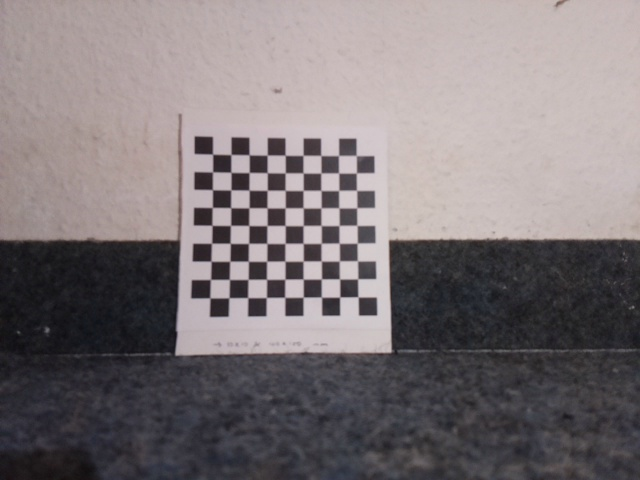
#> input picture src/cameraCalibration/images/images0.jpg, 640 x 480 px; its folder holds only this picture in this run
$ python calibration.py
#> lines starting #> are read from the running program, lines starting #| are printed output that depends on the picture; after the words box and inside, x2 and y2 are one past the last pixel; in counts of white or black regions, pixels touching at a corner belong together; long printed decimals are rounded
import numpy as np
import cv2 as cv
import glob
import pickle
import yaml

################ FIND CHESSBOARD CORNERS - OBJECT POINTS AND IMAGE POINTS #############################

# Chessboard specifications
chessboardSize = (9, 9)  # Number of inner corners per a chessboard row and column
frameSize = (640, 480)  # Size of the images used for calibration

# Termination criteria
criteria = (cv.TERM_CRITERIA_EPS + cv.TERM_CRITERIA_MAX_ITER, 30, 0.001)

# Prepare object points
objp = np.zeros((chessboardSize[0] * chessboardSize[1], 3), np.float32)
objp[:, :2] = np.mgrid[0:chessboardSize[0], 0:chessboardSize[1]].T.reshape(-1, 2)

size_of_chessboard_squares_mm = 10  # Update this to match your square size
objp = objp * size_of_chessboard_squares_mm

# Arrays to store object points and image points from all the images.
objpoints = []  # 3d point in real world space
imgpoints = []  # 2d points in image plane.

# Modify this path accordingly
images = glob.glob('/home/vardhan/scout/cameraCalibration/images/*.jpg')

for image in images:
    img = cv.imread(image)
#> img is the input picture: shape (480, 640, 3); mean B, G, R 120, 117.7, 125.5
    gray = cv.cvtColor(img, cv.COLOR_BGR2GRAY)

    # Find the chess board corners
    ret, corners = cv.findChessboardCorners(gray, chessboardSize, None)
#> ret = True; corners = 81 rows, first 8: [212.6, 154.3], [231, 154.5], [249.1, 154.8], [267.2, 155.1], [285.1, 155.2], [303.2, 155.3], [321, 155.5], [338.7, 155.4]

    # If found, add object points, image points (after refining them)
    if ret:
        objpoints.append(objp)
        corners2 = cv.cornerSubPix(gray, corners, (11, 11), (-1, -1), criteria)
#> corners2 = 81 rows, first 8: [212.6, 154.2], [230.9, 154.5], [249.1, 154.8], [267.2, 155.2], [285.2, 155.2], [303, 155.4], [320.8, 155.4], [338.5, 155.5]
        imgpoints.append(corners2)

        # Draw and display the corners
        cv.drawChessboardCorners(img, chessboardSize, corners2, ret)
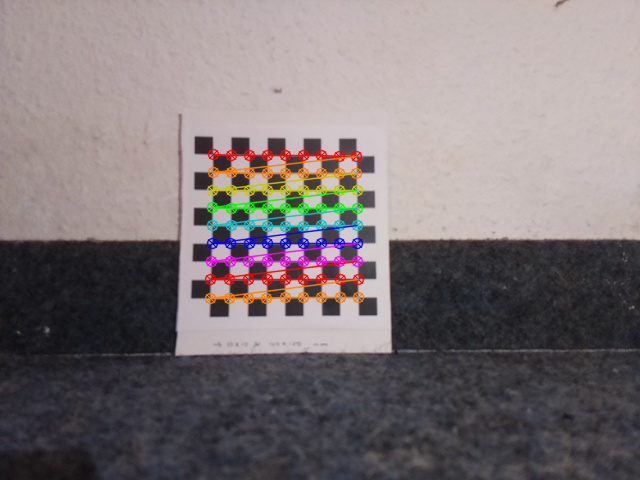
#> img: shape (480, 640, 3); 4.24% of pixels changed, all inside (x1, y1, x2, y2) = (204, 148, 365, 305)
        cv.imshow('img', img)
        cv.waitKey(1000)

cv.destroyAllWindows()

# Check if there are valid images for calibration
if len(objpoints) == 0:
    print("No valid images found for calibration.")
    exit()

############## CALIBRATION #######################################################

ret, cameraMatrix, dist, rvecs, tvecs = cv.calibrateCamera(objpoints, imgpoints, frameSize, None, None)
#> ret = 0.0776; cameraMatrix = [[246.8, 0, 313.5], [0, 243.2, 229.4], [0, 0, 1]]; dist = [[0.0265, 0.0844, -0.0118, -0.00247, 0.00702]]; rvecs = ([-0.0742, -0.0104, -0.00251],); tvecs = ([-55.86, -41.92, 139.7],)

# Save the camera calibration result for later use (we won't worry about rvecs / tvecs)
save_path = '/home/vardhan/scout/cameraCalibration/'
with open(save_path + "calibration.pkl", "wb") as f:
    pickle.dump((cameraMatrix, dist), f)
with open(save_path + "cameraMatrix.pkl", "wb") as f:
    pickle.dump(cameraMatrix, f)
with open(save_path + "dist.pkl", "wb") as f:
    pickle.dump(dist, f)

# Save the camera calibration result for later use
calibration_data = {
    'camera_matrix': cameraMatrix.tolist(),
    'dist_coeff': dist.tolist()
}
#> calibration_data = {'camera_matrix': [[246.8, 0, 313.5], [0, 243.2, 229.4], [0, 0, 1]], 'dist_coeff': [[0.0265, 0.0844, -0.0118, -0.00247, 0.00702]]}

with open(save_path + "cameraCalibration.yaml", "w") as yaml_file:
    yaml.dump(calibration_data, yaml_file)

############## UNDISTORTION #####################################################

# Modify this path accordingly
save_undistorted_path = '/home/vardhan/scout/cameraCalibration/undistorted_images/'
for image_path in images:
    img = cv.imread(image_path)
    h, w = img.shape[:2]
#> h = 480; w = 640
    newCameraMatrix, roi = cv.getOptimalNewCameraMatrix(cameraMatrix, dist, (w, h), 1, (w, h))
#> newCameraMatrix = [[291.7, 0, 314.7], [0, 263.3, 226], [0, 0, 1]]; roi = (63, 62, 507, 346)

    # Undistort
    dst = cv.undistort(img, cameraMatrix, dist, None, newCameraMatrix)
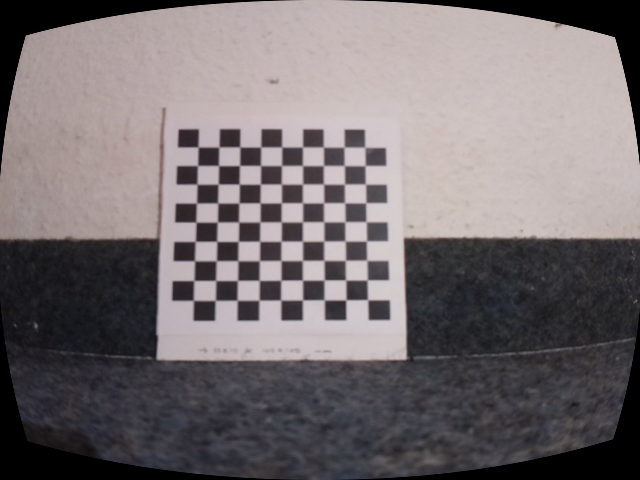
#> dst: shape (480, 640, 3); mean B, G, R 113, 110.8, 118.1

    # Crop the image
    x, y, w, h = roi
#> x = 63; y = 62; w = 507; h = 346
    dst = dst[y:y + h, x:x + w]
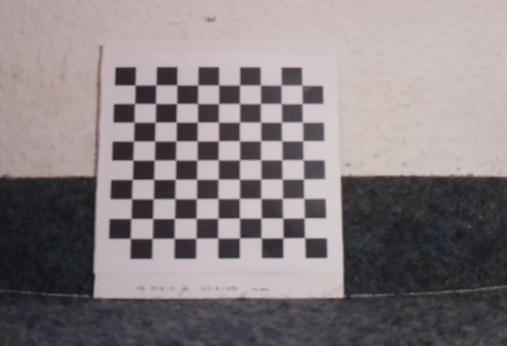
#> dst: shape (346, 507, 3); mean B, G, R 128.9, 126.5, 135

    cv.imwrite(save_undistorted_path + 'undistorted_' + image_path.split('/')[-1], dst)

# Reprojection Error
mean_error = 0

for i in range(len(objpoints)):
    imgpoints2, _ = cv.projectPoints(objpoints[i], rvecs[i], tvecs[i], cameraMatrix, dist)
    error = cv.norm(imgpoints[i], imgpoints2, cv.NORM_L2) / len(imgpoints2)
    mean_error += error
#> this loop made 1 pass
#> (error, mean_error) on pass 1: (0.00863, 0.00863)
#> after the loop, mean_error = 0.00863

print("Total error: {}".format(mean_error / len(objpoints)))
#| Total error: 0.008627

# Load the camera matrix from the calibration result
cameraMatrix = pickle.load(open(save_path + "cameraMatrix.pkl", "rb"))

# Extract focal length values (in pixels)
fx = cameraMatrix[0, 0]  # Focal length along x-axis
fy = cameraMatrix[1, 1]  # Focal length along y-axis

print("Focal length (fx):", fx)
print("Focal length (fy):", fy)

$ run again, on src/cameraCalibration/images/images12.jpg
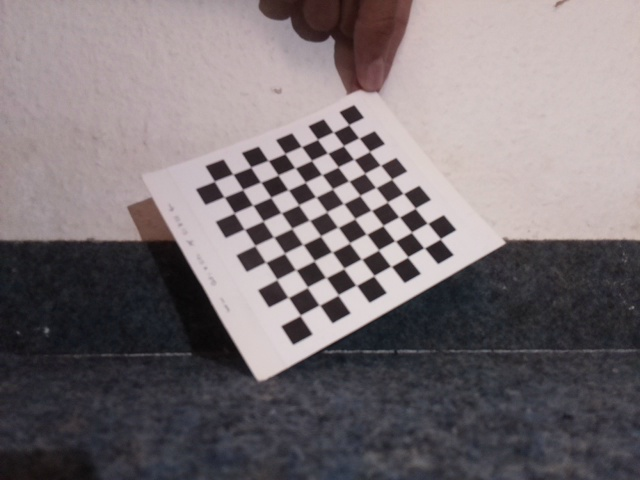
#> input picture src/cameraCalibration/images/images12.jpg, 640 x 480 px
#> img is the input picture: shape (480, 640, 3); mean B, G, R 116.8, 113.6, 121.9
#> `ret, corners = cv.findChessboardCorners(gray, chessboardSize, None)`: ret = True; corners = 81 rows, first 8: [348.7, 124.6], [359, 138], [369.5, 151.5], [380.5, 165.3], [391.6, 179.1], [403.1, 193.4], [415.2, 208.2], [427.5, 223.3]
#> corners2 = 81 rows, first 8: [348.8, 124.7], [358.9, 137.9], [369.6, 151.4], [380.4, 165.2], [391.7, 179.1], [403.3, 193.5], [415.2, 208.2], [427.5, 223.3]
#> `cv.drawChessboardCorners(img, chessboardSize, corners2, ret)`:
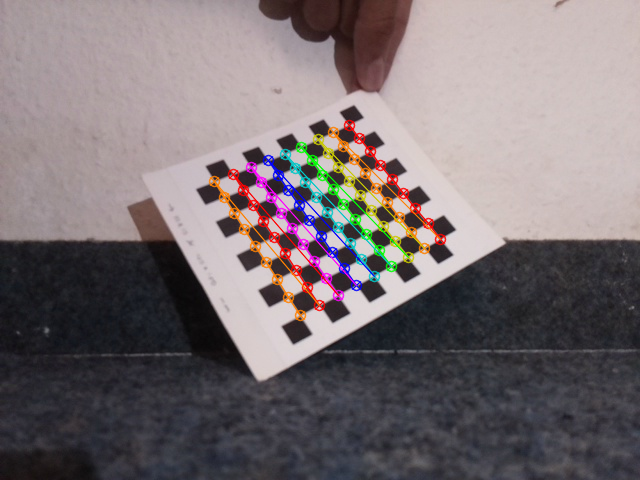
#> img: shape (480, 640, 3); 4.03% of pixels changed, all inside (x1, y1, x2, y2) = (208, 119, 447, 322)
#> `ret, cameraMatrix, dist, rvecs, tvecs = cv.calibrateCamera(objpoints, ..`: ret = 0.26; cameraMatrix = [[455.2, 0, 283.1], [0, 449.9, 217.4], [0, 0, 1]]; dist = [[0.415, -2.42, -0.0695, -0.015, 6.43]]; rvecs = ([-0.541, 0.197, 1.03],); tvecs = ([35.13, -48.9, 252.7],)
#> calibration_data = {'camera_matrix': [[455.2, 0, 283.1], [0, 449.9, 217.4], [0, 0, 1]], 'dist_coeff': [[0.415, -2.42, -0.0695, -0.015, 6.43]]}
#> newCameraMatrix = [[615.6, 0, 343.2], [0, 472.8, 203.2], [0, 0, 1]]; roi = (176, 141, 286, 136)
#> `x, y, w, h = roi`: x = 176; y = 141; w = 286; h = 136
#> `dst = dst[y:y + h, x:x + w]`:
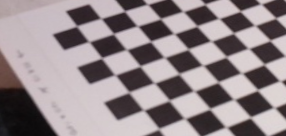
#> dst: shape (136, 286, 3); mean B, G, R 138.4, 135.2, 146.3
#> the loop `for i in range(len(objpoints)):` made 1 pass
#> (error, mean_error) on pass 1: (0.0289, 0.0289)
#> after the loop `for i in range(len(objpoints)):`: mean_error = 0.0289
#| Total error: 0.02893

$ run again, on src/cameraCalibration/images/images13.jpg
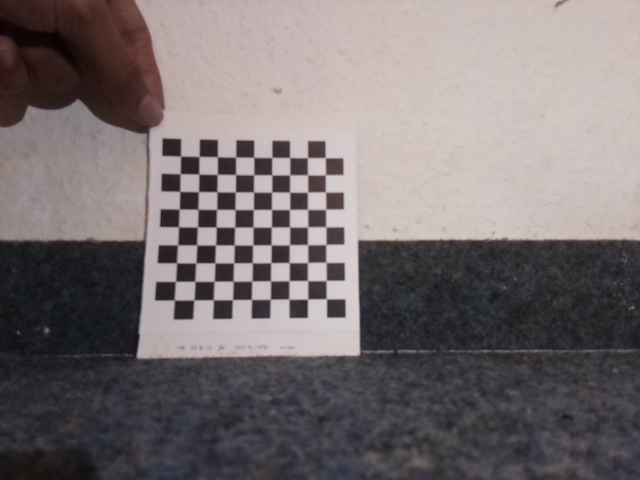
#> input picture src/cameraCalibration/images/images13.jpg, 640 x 480 px
#> img is the input picture: shape (480, 640, 3); mean B, G, R 113.3, 112, 120.1
#> `ret, corners = cv.findChessboardCorners(gray, chessboardSize, None)`: ret = True; corners = 81 rows, first 8: [180.6, 156.2], [199.1, 156.5], [217.4, 156.7], [235.7, 157], [253.8, 157.3], [271.9, 157.4], [289.8, 157.6], [307.5, 157.5]
#> corners2 = 81 rows, first 8: [180.5, 156], [199.1, 156.5], [217.5, 156.8], [235.7, 157.1], [253.8, 157.3], [271.8, 157.5], [289.7, 157.5], [307.4, 157.7]
#> `cv.drawChessboardCorners(img, chessboardSize, corners2, ret)`:
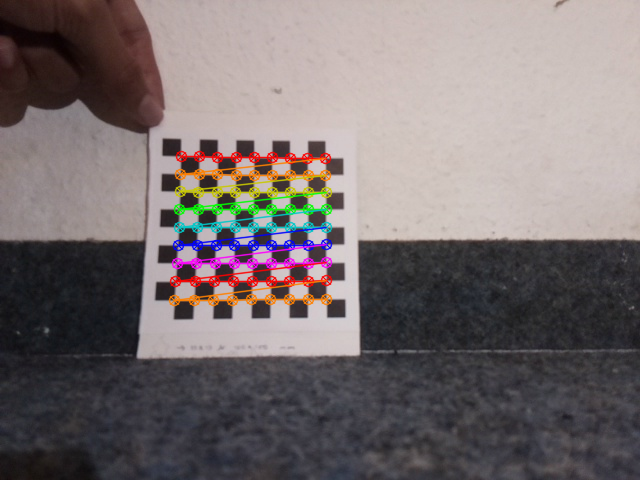
#> img: shape (480, 640, 3); 4.26% of pixels changed, all inside (x1, y1, x2, y2) = (168, 150, 333, 307)
#> `ret, cameraMatrix, dist, rvecs, tvecs = cv.calibrateCamera(objpoints, ..`: ret = 0.0996; cameraMatrix = [[166.7, 0, 346.2], [0, 162, 215.3], [0, 0, 1]]; dist = [[0.0454, -0.0213, -0.0134, 0.00442, 0.0089]]; rvecs = ([-0.0734, 0.00333, -0.0123],); tvecs = ([-91.84, -32.29, 95.22],)
#> calibration_data = {'camera_matrix': [[166.7, 0, 346.2], [0, 162, 215.3], [0, 0, 1]], 'dist_coeff': [[0.0454, -0.0213, -0.0134, 0.00442, 0.0089]]}
#> newCameraMatrix = [[201, 0, 327.5], [0, 173.3, 209.9], [0, 0, 1]]; roi = (181, 110, 328, 203)
#> `x, y, w, h = roi`: x = 181; y = 110; w = 328; h = 203
#> `dst = dst[y:y + h, x:x + w]`:
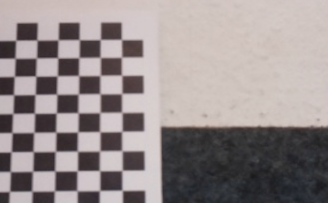
#> dst: shape (203, 328, 3); mean B, G, R 140.8, 140.8, 150
#> the loop `for i in range(len(objpoints)):` made 1 pass
#> (error, mean_error) on pass 1: (0.0111, 0.0111)
#> after the loop `for i in range(len(objpoints)):`: mean_error = 0.0111
#| Total error: 0.01107

$ run again, on src/cameraCalibration/images/images14.jpg
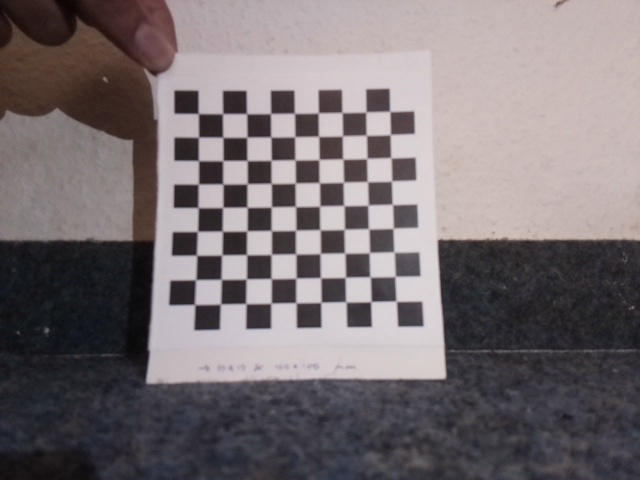
#> input picture src/cameraCalibration/images/images14.jpg, 640 x 480 px
#> img is the input picture: shape (480, 640, 3); mean B, G, R 114.3, 111.5, 119.7
#> `ret, corners = cv.findChessboardCorners(gray, chessboardSize, None)`: ret = True; corners = 81 rows, first 8: [194.9, 304.5], [195.7, 279.6], [196.5, 255], [197.5, 231.3], [198.3, 207.7], [198.3, 184.1], [198.5, 160.6], [198.6, 137]
#> corners2 = 81 rows, first 8: [194.7, 304.5], [195.7, 279.7], [196.6, 255.2], [197.5, 231.4], [198.1, 207.6], [198.4, 184.1], [198.5, 160.6], [198.5, 137.2]
#> `cv.drawChessboardCorners(img, chessboardSize, corners2, ret)`:
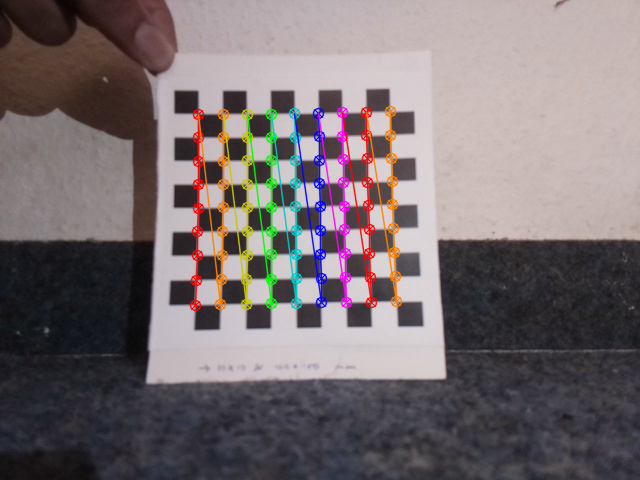
#> img: shape (480, 640, 3); 5.05% of pixels changed, all inside (x1, y1, x2, y2) = (189, 105, 403, 312)
#> `ret, cameraMatrix, dist, rvecs, tvecs = cv.calibrateCamera(objpoints, ..`: ret = 0.163; cameraMatrix = [[495, 0, 316.2], [0, 489, 189.5], [0, 0, 1]]; dist = [[0.134, 0.893, -0.0404, -0.00754, -2.17]]; rvecs = ([-0.164, -0.125, -1.58],); tvecs = ([-48.03, 47.22, 198.2],)
#> calibration_data = {'camera_matrix': [[495, 0, 316.2], [0, 489, 189.5], [0, 0, 1]], 'dist_coeff': [[0.134, 0.893, -0.0404, -0.00754, -2.17]]}
#> newCameraMatrix = [[394.1, 0, 342.6], [0, 443.3, 183.2], [0, 0, 1]]; roi = (112, 31, 475, 414)
#> `x, y, w, h = roi`: x = 112; y = 31; w = 475; h = 414
#> `dst = dst[y:y + h, x:x + w]`:
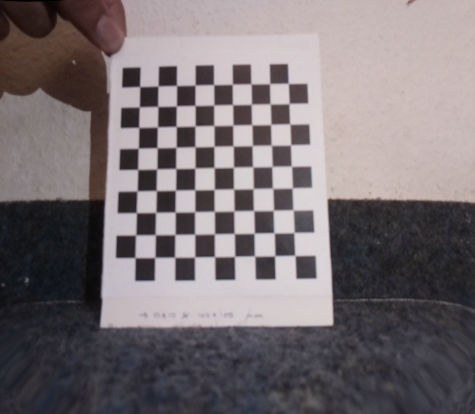
#> dst: shape (414, 475, 3); mean B, G, R 115, 112, 120
#> the loop `for i in range(len(objpoints)):` made 1 pass
#> (error, mean_error) on pass 1: (0.0182, 0.0182)
#> after the loop `for i in range(len(objpoints)):`: mean_error = 0.0182
#| Total error: 0.01815

$ run again, on src/cameraCalibration/images/images1.jpg
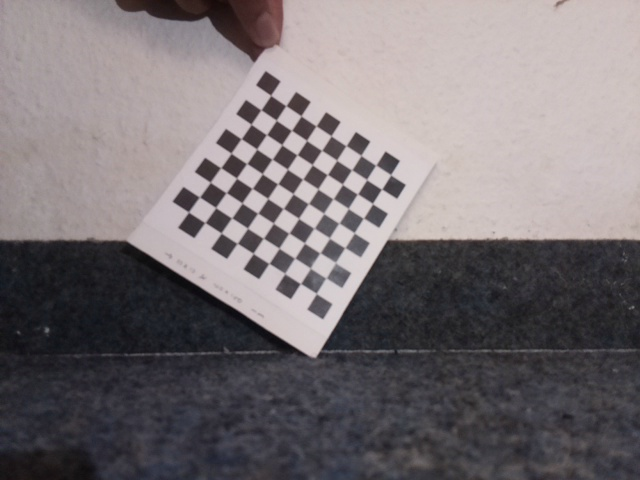
#> input picture src/cameraCalibration/images/images1.jpg, 640 x 480 px
#> img is the input picture: shape (480, 640, 3); mean B, G, R 116.7, 113.9, 120.6
#> `ret, corners = cv.findChessboardCorners(gray, chessboardSize, None)`: ret = True; corners = 81 rows, first 8: [270.7, 95.36], [285.9, 105.7], [301, 115.9], [316, 126], [331.1, 135.9], [346.3, 145.6], [361, 155.4], [375.7, 165.3]
#> corners2 = 81 rows, first 8: [270.7, 95.33], [285.8, 105.7], [301, 115.9], [316, 125.9], [331.1, 135.8], [346.1, 145.7], [360.9, 155.4], [375.8, 165.2]
#> `cv.drawChessboardCorners(img, chessboardSize, corners2, ret)`:
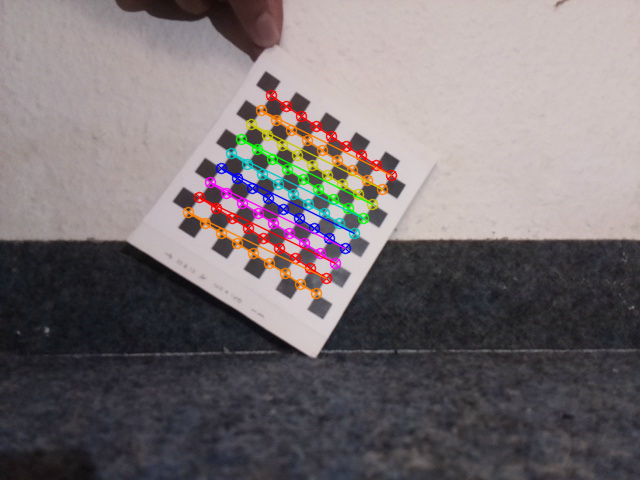
#> img: shape (480, 640, 3); 4.06% of pixels changed, all inside (x1, y1, x2, y2) = (182, 89, 398, 300)
#> `ret, cameraMatrix, dist, rvecs, tvecs = cv.calibrateCamera(objpoints, ..`: ret = 0.118; cameraMatrix = [[488.5, 0, 303.5], [0, 483.3, 218.6], [0, 0, 1]]; dist = [[0.0731, 2.48, -0.0371, 0.0051, -5.65]]; rvecs = ([-0.235, -0.0725, 0.572],); tvecs = ([-18.23, -68.08, 277.8],)
#> calibration_data = {'camera_matrix': [[488.5, 0, 303.5], [0, 483.3, 218.6], [0, 0, 1]], 'dist_coeff': [[0.0731, 2.48, -0.0371, 0.0051, -5.65]]}
#> newCameraMatrix = [[471.9, 0, 293.2], [0, 475.5, 215.1], [0, 0, 1]]; roi = (24, 28, 588, 435)
#> `x, y, w, h = roi`: x = 24; y = 28; w = 588; h = 435
#> `dst = dst[y:y + h, x:x + w]`:
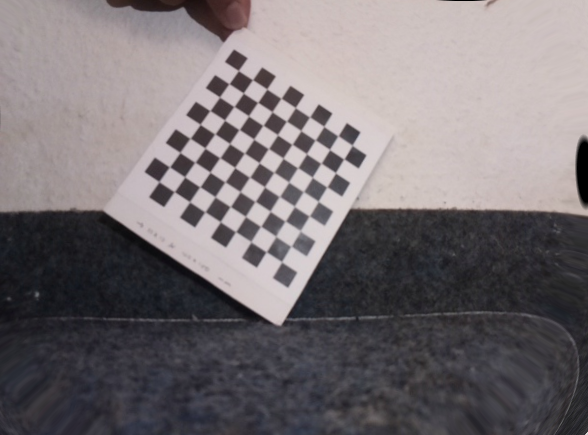
#> dst: shape (435, 588, 3); mean B, G, R 115.8, 112.8, 119.3
#> the loop `for i in range(len(objpoints)):` made 1 pass
#> (error, mean_error) on pass 1: (0.0131, 0.0131)
#> after the loop `for i in range(len(objpoints)):`: mean_error = 0.0131
#| Total error: 0.01311
